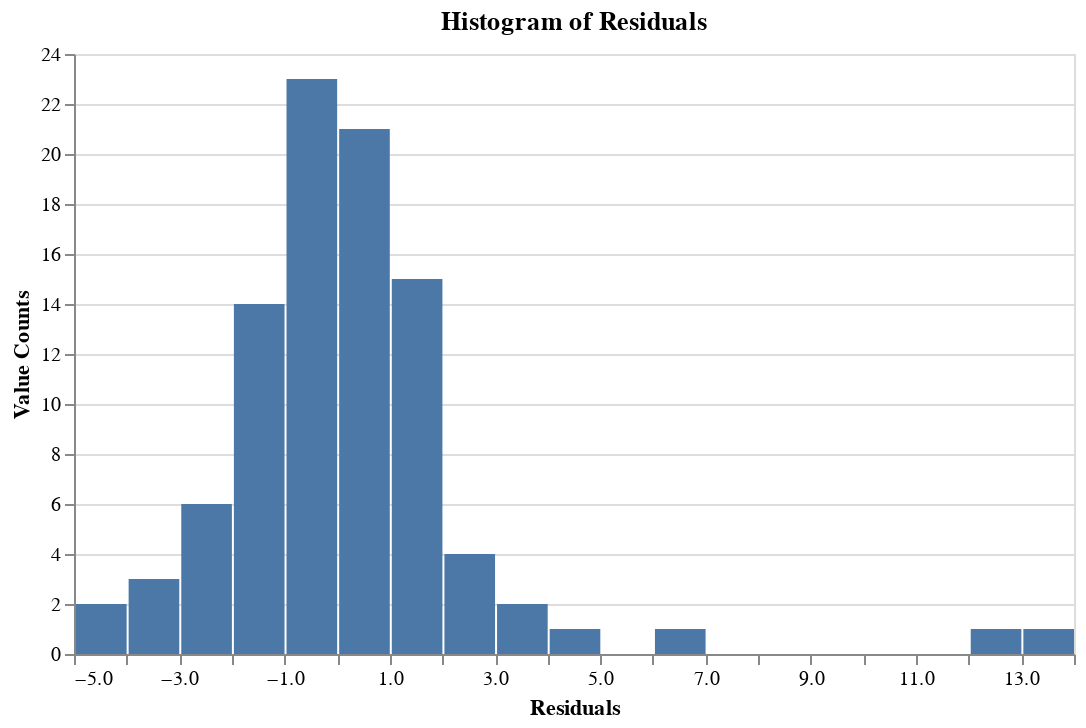

The code cell stored with this chart in its notebook:
### Markdown cell above
This linear regression model looks at the effect engine displacement in liters, the year the vehicle was made, and the type or class of vehicle have on city miles per gallon fuel efficiency. The coefficient for engine displacement suggests a negative relationship: for each liter of engine displacement, city miles per gallon decreases by 2.17. The coefficient for model year suggest that fuel efficiency increases very slightly (0.04 mpg) for each year in which the car is made. Compared to our "baseline" category of a two-seater car, all other vehicle classes have lower fuel efficiency. All of these coefficients make sense: we would expect newer cars that are smaller (like a two-seater with low engine displacement) to have greater fuel efficiency. 

$R^2$ is .69, suggesting that 69% of the variation in city fuel efficiency is accounted for by engine displacement. I am unsure if this result is practically signficant. For a mechanical process like the fuel efficiency of an engine, we might expect to see an $R^2$ higher than 67%. The root mean squared error is 2.59, meaning that the residuals are off on average by more than 2 miles per gallon. This seems like a fair amount and raises some questions about the accuracy of the model.

### Code cell
results = pd.DataFrame({'Predictions': predictions, 'Residuals':residuals})

alt.Chart(results, title="Histogram of Residuals").mark_bar().encode(
    x=alt.X('Residuals:Q', title="Residuals").bin(maxbins=20),
    y=alt.Y('count():Q', title="Value Counts")
).properties(width=500)

### Figure 1 — Vega-Lite specification as saved in the notebook (floating-point values rounded to 4 significant figures)
{"config": {"view": {"continuousWidth": 300, "continuousHeight": 300}}, "data": {"name": "data-4720991ef678ba62b73a9cad7b7d0476"}, "mark": {"type": "bar"}, "encoding": {"x": {"bin": {"maxbins": 20}, "field": "Residuals", "title": "Residuals", "type": "quantitative"}, "y": {"aggregate": "count", "title": "Value Counts", "type": "quantitative"}}, "title": "Histogram of Residuals", "width": 500, "$schema": "https://vega.github.io/schema/vega-lite/v5.16.3.json", "datasets": {"data-4720991ef678ba62b73a9cad7b7d0476": [{"Predictions": 21.34, "Residuals": 13.66}, {"Predictions": 21.99, "Residuals": 3.008}, {"Predictions": 20.36, "Residuals": 0.6426}, {"Predictions": 18.18, "Residuals": -0.1831}, {"Predictions": 14.63, "Residuals": -0.6295}, {"Predictions": 20.79, "Residuals": 3.208}, {"Predictions": 17.56, "Residuals": 1.443}, {"Predictions": 21.92, "Residuals": 2.084}, {"Predictions": 17.56, "Residuals": 1.443}, {"Predictions": 17.13, "Residuals": -0.1328}, {"Predictions": 14.99, "Residuals": -1.989}, {"Predictions": 21.92, "Residuals": 4.084}, {"Predictions": 11.94, "Residuals": 0.05545}, {"Predictions": 16.9, "Residuals": 1.095}, {"Predictions": 21.48, "Residuals": -0.4815}, {"Predictions": 20.79, "Residuals": -4.792}, {"Predictions": 11.17, "Residuals": -0.1717}, {"Predictions": 20.57, "Residuals": 12.43}, {"Predictions": 13.47, "Residuals": -4.467}, {"Predictions": 18.62, "Residuals": -0.6179}, {"Predictions": 19.95, "Residuals": 1.051}, {"Predictions": 14.65, "Residuals": 0.3498}, {"Predictions": 17.89, "Residuals": 0.109}, {"Predictions": 15.83, "Residuals": -0.8282}, {"Predictions": 13.11, "Residuals": 0.8925}, {"Predictions": 21.12, "Residuals": -2.122}, {"Predictions": 17.69, "Residuals": 0.3057}, {"Predictions": 19.63, "Residuals": -0.6293}, {"Predictions": 19.95, "Residuals": 1.051}, {"Predictions": 20.72, "Residuals": 1.283}, {"Predictions": 18.62, "Residuals": -1.618}, {"Predictions": 15.93, "Residuals": -0.9341}, {"Predictions": 14.99, "Residuals": -0.9886}, {"Predictions": 16.61, "Residuals": -1.608}, {"Predictions": 11.1, "Residuals": 1.904}, {"Predictions": 17.56, "Residuals": 1.443}, {"Predictions": 20.36, "Residuals": -1.357}, {"Predictions": 12.16, "Residuals": 1.838}, {"Predictions": 18.72, "Residuals": -3.72}, {"Predictions": 11.17, "Residuals": -0.1717}, {"Predictions": 20.79, "Residuals": -2.792}, {"Predictions": 19.85, "Residuals": 2.153}, {"Predictions": 19.63, "Residuals": 0.3707}, {"Predictions": 16.55, "Residuals": -0.5456}, {"Predictions": 16.15, "Residuals": -2.152}, {"Predictions": 20.04, "Residuals": -1.035}, {"Predictions": 17.21, "Residuals": 0.7914}, {"Predictions": 11.59, "Residuals": -0.5855}, {"Predictions": 19.95, "Residuals": 2.051}, {"Predictions": 15.64, "Residuals": -0.6409}, {"Predictions": 10.5, "Residuals": 0.5017}, {"Predictions": 20.72, "Residuals": 0.2835}, {"Predictions": 18.07, "Residuals": -0.06765}, {"Predictions": 14.63, "Residuals": 0.3705}, {"Predictions": 21.15, "Residuals": 6.849}, {"Predictions": 17.46, "Residuals": -2.456}, {"Predictions": 18.43, "Residuals": -1.427}, {"Predictions": 13.35, "Residuals": 0.654}, {"Predictions": 12.62, "Residuals": -0.6179}, {"Predictions": 14.65, "Residuals": 0.3498}, {"Predictions": 20.72, "Residuals": 1.283}, {"Predictions": 11.94, "Residuals": 0.05545}, {"Predictions": 10.64, "Residuals": 1.36}, {"Predictions": 19.59, "Residuals": -1.59}, {"Predictions": 19.95, "Residuals": 1.051}, {"Predictions": 18.62, "Residuals": -2.618}, {"Predictions": 18.29, "Residuals": -0.2851}, {"Predictions": 12.02, "Residuals": -1.02}, {"Predictions": 19.95, "Residuals": 1.051}, {"Predictions": 12.62, "Residuals": 1.382}, {"Predictions": 12.62, "Residuals": 0.3821}, {"Predictions": 16.0, "Residuals": -1.004}, {"Predictions": 13.32, "Residuals": -2.325}, {"Predictions": 15.83, "Residuals": -0.8282}, {"Predictions": 20.36, "Residuals": 0.6426}, {"Predictions": 15.74, "Residuals": 0.2627}, {"Predictions": 18.32, "Residuals": -1.325}, {"Predictions": 20.72, "Residuals": 0.2835}, {"Predictions": 14.63, "Residuals": -3.63}, {"Predictions": 16.73, "Residuals": -1.732}, {"Predictions": 10.93, "Residuals": 0.06685}, {"Predictions": 14.14, "Residuals": 0.86}, {"Predictions": 13.47, "Residuals": -0.4666}, {"Predictions": 11.17, "Residuals": -0.1717}, {"Predictions": 13.64, "Residuals": 2.357}, {"Predictions": 19.59, "Residuals": -1.59}, {"Predictions": 12.16, "Residuals": -1.162}, {"Predictions": 16.61, "Residuals": -0.6075}, {"Predictions": 17.16, "Residuals": -0.163}, {"Predictions": 12.62, "Residuals": -3.618}, {"Predictions": 19.92, "Residuals": 1.077}, {"Predictions": 14.99, "Residuals": -1.989}, {"Predictions": 14.0, "Residuals": 0.001701}, {"Predictions": 15.09, "Residuals": -0.08547}]}}
